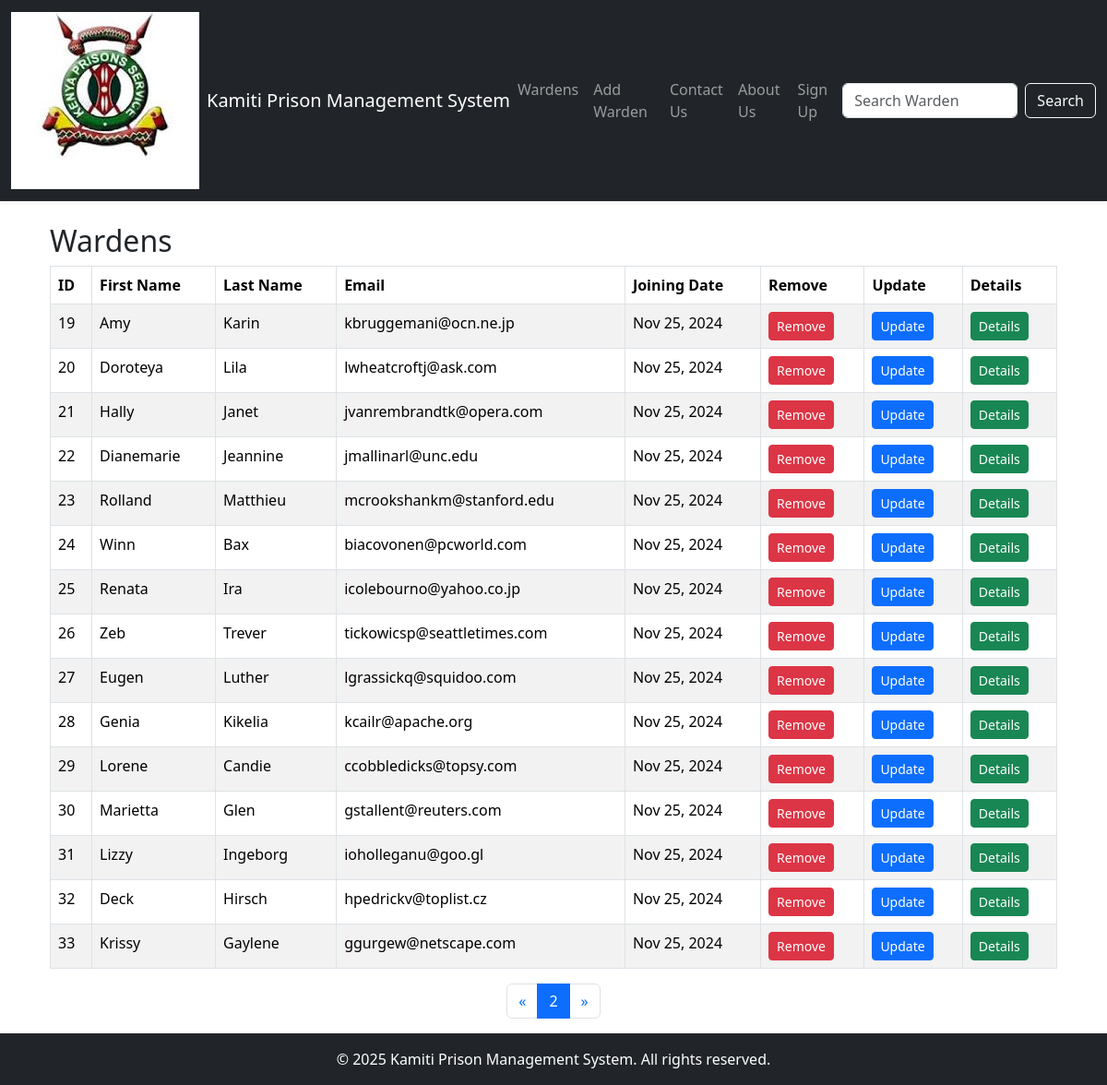
Page /?page=2 (signed in) on the committed database.
### prison/models.py (models this page shows, shortened)
class Warden(models.Model):
    FirstName = models.CharField(max_length=30)
    LastName = models.CharField(max_length=30)
    Email = models.EmailField(unique=True)
    Age = models.PositiveSmallIntegerField(default=0)
    Gender = models.CharField(max_length=10)
    Weight = models.PositiveIntegerField(default=0)
    ServiceNumber = models.PositiveIntegerField(default=0)
    ProfilePicture = models.ImageField(upload_to=generate_unique_name, null=True)
    created_at = models.DateTimeField(auto_now_add=True)
    updated_at = models.DateTimeField(auto_now=True)
    class Meta:
        db_table = 'Wardens'

### prison/views.py (the view)
# urls.py: path('',views.Wardens,name='Wardens'),
@login_required
def Wardens(request):
    data = Warden.objects.all()
    data = Warden.objects.all().order_by('id').values()  # ORM select * from customers
    paginator = Paginator(data, 15)
    page = request.GET.get('page', 1)
    try:
        paginated_data = paginator.page(page)
    except  EmptyPage:
        paginated_data = paginator.page(1)
    return render(request, "Wardens.html", {"data": paginated_data})

### templates/Wardens.html (shortened to what this page needs)
{% extends 'Master.html' %}
{% load static %}
{% block content %}
<div class="container">
    <h2 class="">Wardens</h2>
    <table class="table table-striped table-bordered">
        <thead class="thead-dark">
            <tr>
                <th>ID</th>
                <th>First Name</th>
                <th>Last Name</th>
                <th>Email</th>
                <th>Joining Date</th>
                <th>Remove</th>
                <th>Update</th>
                <th>Details</th>
            </tr>
        </thead>
        <tbody>
            {% for warden in data.object_list %}
                <tr>
                    <td>{{ warden.id }}</td>
                    <td>{{ warden.FirstName }}</td>
                    <td>{{ warden.LastName }}</td>
                    <td>{{ warden.Email }}</td>
                    <td>{{ warden.created_at|date:"M d, Y" }}</td>
                    <td>
                        <a class="btn btn-danger btn-sm" href="{% url 'DeleteWarden' warden.id %}">Remove</a>
                    </td>
                    <td>
                        <a class="btn btn-primary btn-sm" href="{% url 'UpdateWarden' warden.id %}">Update</a>
                    </td>
                    <td>
                        <a class="btn btn-success btn-sm" href="{% url 'WardenDetails' warden.id %}">Details</a>
                    </td>
                </tr>
            {% empty %}
                <tr>
                    <td colspan="8" class="text-center">No Wardens in this prison</td>
                </tr>
            {% endfor %}
        </tbody>
    </table>
    <div class="d-flex justify-content-center">
        <nav aria-label="Page navigation">
            <ul class="pagination">
                {% if data.has_previous %}
                    <li class="page-item">
                        <a class="page-link" href="?page={{ data.previous_page_number }}" aria-label="Previous">
                            <span aria-hidden="true">&laquo;</span>
                        </a>
                    </li>
                {% endif %}
                <li class="page-item active">
                    <span class="page-link">{{ data.number }}</span>
                </li>
                {% if data.has_next %}
                    <li class="page-item">
                        <a class="page-link" href="?page={{ data.next_page_number }}" aria-label="Next">
                            <span aria-hidden="true">&raquo;</span>
                        </a>
                    </li>
                {% endif %}
            </ul>
        </nav>
    </div>
</div>
{% endblock %}

### rows in the picture
Warden: id "19", FirstName "Amy", LastName "Karin", Email "kbruggemani@ocn.ne.jp", created_at "Nov 25, 2024"
Warden: id "20", FirstName "Doroteya", LastName "Lila", Email "lwheatcroftj@ask.com", created_at "Nov 25, 2024"
Warden: id "21", FirstName "Hally", LastName "Janet", Email "jvanrembrandtk@opera.com", created_at "Nov 25, 2024"
Warden: id "22", FirstName "Dianemarie", LastName "Jeannine", Email "jmallinarl@unc.edu", created_at "Nov 25, 2024"
Warden: id "23", FirstName "Rolland", LastName "Matthieu", Email "mcrookshankm@stanford.edu", created_at "Nov 25, 2024"
Warden: id "24", FirstName "Winn", LastName "Bax", Email "biacovonen@pcworld.com", created_at "Nov 25, 2024"
Warden: id "25", FirstName "Renata", LastName "Ira", Email "icolebourno@yahoo.co.jp", created_at "Nov 25, 2024"
Warden: id "26", FirstName "Zeb", LastName "Trever", Email "tickowicsp@seattletimes.com", created_at "Nov 25, 2024"
Warden: id "27", FirstName "Eugen", LastName "Luther", Email "lgrassickq@squidoo.com", created_at "Nov 25, 2024"
Warden: id "28", FirstName "Genia", LastName "Kikelia", Email "kcailr@apache.org", created_at "Nov 25, 2024"
Warden: id "29", FirstName "Lorene", LastName "Candie", Email "ccobbledicks@topsy.com", created_at "Nov 25, 2024"
Warden: id "30", FirstName "Marietta", LastName "Glen", Email "gstallent@reuters.com", created_at "Nov 25, 2024"
Warden: id "31", FirstName "Lizzy", LastName "Ingeborg", Email "ioholleganu@goo.gl", created_at "Nov 25, 2024"
Warden: id "32", FirstName "Deck", LastName "Hirsch", Email "hpedrickv@toplist.cz", created_at "Nov 25, 2024"
Warden: id "33", FirstName "Krissy", LastName "Gaylene", Email "ggurgew@netscape.com", created_at "Nov 25, 2024"

### other values in the picture
{{ data.number }} "2"
